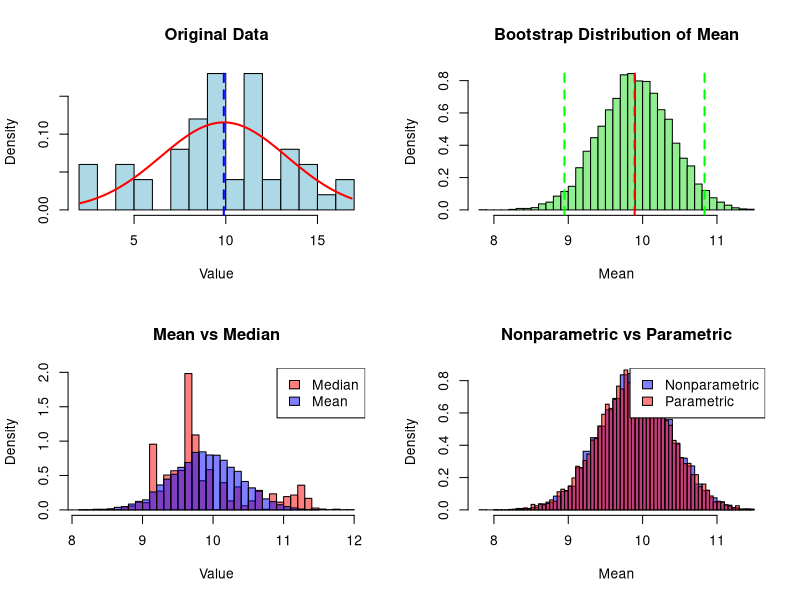

R code for this plot:
# Bootstrap Resampling in R
library(boot)

cat("=== Bootstrap Resampling ===\n\n")
set.seed(42)

# Generate data
n <- 50
data <- rnorm(n, mean=10, sd=3)

cat(sprintf("Sample size: %d\n", n))
cat(sprintf("Sample mean: %.4f\n", mean(data)))
cat(sprintf("Sample std: %.4f\n\n", sd(data)))

# Nonparametric Bootstrap
cat("--- Nonparametric Bootstrap ---\n")
n.bootstrap <- 10000

bootstrap.means <- replicate(n.bootstrap, {
  boot.sample <- sample(data, size=n, replace=TRUE)
  mean(boot.sample)
})

cat(sprintf("Bootstrap mean: %.4f\n", mean(bootstrap.means)))
cat(sprintf("Bootstrap SE: %.4f\n", sd(bootstrap.means)))
cat(sprintf("Theoretical SE: %.4f\n\n", sd(data)/sqrt(n)))

# 95% CI
ci.lower <- quantile(bootstrap.means, 0.025)
ci.upper <- quantile(bootstrap.means, 0.975)
cat(sprintf("95%% Bootstrap CI: [%.4f, %.4f]\n\n", ci.lower, ci.upper))

# Bootstrap for other statistics
cat("--- Bootstrap for Median and Std Dev ---\n")
bootstrap.medians <- replicate(n.bootstrap, median(sample(data, n, replace=TRUE)))
bootstrap.sds <- replicate(n.bootstrap, sd(sample(data, n, replace=TRUE)))

cat(sprintf("Median: %.4f, Bootstrap SE: %.4f\n", median(data), sd(bootstrap.medians)))
cat(sprintf("Std Dev: %.4f, Bootstrap SE: %.4f\n\n", sd(data), sd(bootstrap.sds)))

# Parametric Bootstrap
cat("--- Parametric Bootstrap ---\n")
fitted.mean <- mean(data)
fitted.sd <- sd(data)

parametric.means <- replicate(n.bootstrap, {
  param.sample <- rnorm(n, fitted.mean, fitted.sd)
  mean(param.sample)
})

cat(sprintf("Parametric bootstrap SE: %.4f\n", sd(parametric.means)))

# Visualization
png('/home/titan/pdfs/notes/statisticalComputingAndReporting/groupWork/answers/12.Bootstrap/bootstrap_r.png',
    width=1400, height=1000, res=150)
par(mfrow=c(2,2))

# Plot 1: Original data
hist(data, breaks=15, probability=TRUE, col="lightblue", border="black",
     main="Original Data", xlab="Value")
x.range <- seq(min(data), max(data), length=100)
lines(x.range, dnorm(x.range, fitted.mean, fitted.sd), col="red", lwd=2)
abline(v=mean(data), col="blue", lwd=2, lty=2)

# Plot 2: Bootstrap distribution of mean
hist(bootstrap.means, breaks=50, probability=TRUE, col="lightgreen", border="black",
     main="Bootstrap Distribution of Mean", xlab="Mean")
abline(v=mean(data), col="red", lwd=2, lty=2)
abline(v=ci.lower, col="green", lwd=2, lty=2)
abline(v=ci.upper, col="green", lwd=2, lty=2)

# Plot 3: Bootstrap distributions comparison
hist(bootstrap.medians, breaks=50, probability=TRUE, col=rgb(1,0,0,0.5),
     border="black", main="Mean vs Median", xlab="Value")
hist(bootstrap.means, breaks=50, probability=TRUE, col=rgb(0,0,1,0.5),
     add=TRUE, border="black")
legend("topright", legend=c("Median", "Mean"),
       fill=c(rgb(1,0,0,0.5), rgb(0,0,1,0.5)))

# Plot 4: Nonparametric vs Parametric
hist(bootstrap.means, breaks=50, probability=TRUE, col=rgb(0,0,1,0.5),
     border="black", main="Nonparametric vs Parametric", xlab="Mean")
hist(parametric.means, breaks=50, probability=TRUE, col=rgb(1,0,0,0.5),
     add=TRUE, border="black")
legend("topright", legend=c("Nonparametric", "Parametric"),
       fill=c(rgb(0,0,1,0.5), rgb(1,0,0,0.5)))

dev.off()
cat("\nVisualization saved as bootstrap_r.png\n")
